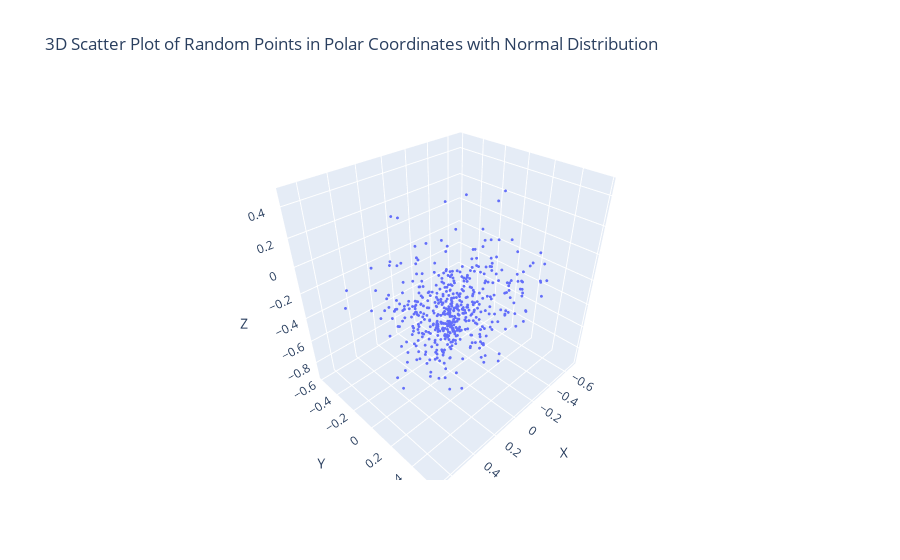

This figure's notebook cell:
### Code cell
import numpy as np
import plotly.graph_objects as go

# Generating 500 random points in 3D polar coordinates with normal distribution
num_points = 500
angles = np.random.normal(np.pi, np.pi/4, (num_points, 2))  # Normal distribution for angles
radii = np.abs(np.random.normal(0.5, 0.15, num_points))  # Normal distribution for radii, taking absolute value to avoid negative radii

# Converting polar coordinates to Cartesian coordinates for plotting
x = radii * np.sin(angles[:, 0]) * np.cos(angles[:, 1])
y = radii * np.sin(angles[:, 0]) * np.sin(angles[:, 1])
z = radii * np.cos(angles[:, 0])

# Creating the plot with smaller data points
fig = go.Figure(data=[go.Scatter3d(
    x=x, y=y, z=z, 
    mode='markers',
    marker=dict(size=1)
)])
fig.update_layout(
    title='3D Scatter Plot of Random Points in Polar Coordinates with Normal Distribution',
    scene=dict(xaxis_title='X', yaxis_title='Y', zaxis_title='Z'),
    paper_bgcolor='rgba(0,0,0,0)',
    plot_bgcolor='rgba(0,0,0,0)'
)
fig.write_html('normal.html')
# Save the plot as a PNG file with a transparent background
fig.show()

### Figure 1 — Plotly figure (JSON) as saved in the notebook; plotly's stock layout.template omitted (floating-point values rounded to 4 significant figures; data arrays with more than 128 entries replaced by an {"elided": "..."} marker saying what was removed)
{"data": [{"marker": {"size": 1}, "mode": "markers", "type": "scatter3d", "x": {"elided": "500 float values"}, "y": {"elided": "500 float values"}, "z": {"elided": "500 float values"}}], "layout": {"paper_bgcolor": "rgba(0,0,0,0)", "plot_bgcolor": "rgba(0,0,0,0)", "scene": {"xaxis": {"title": {"text": "X"}}, "yaxis": {"title": {"text": "Y"}}, "zaxis": {"title": {"text": "Z"}}}, "title": {"text": "3D Scatter Plot of Random Points in Polar Coordinates with Normal Distribution"}}}
